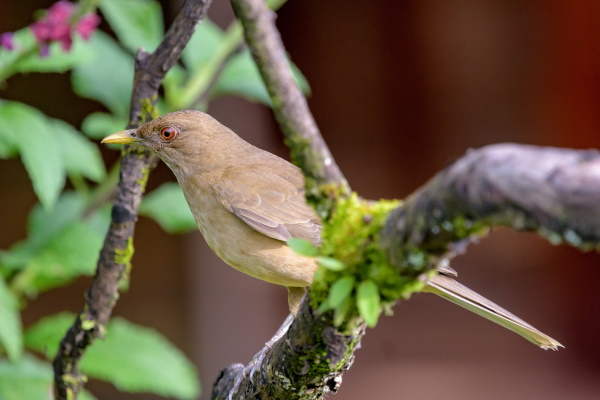
#> input picture Handling Images and Pixels/bird.jpg, 600 x 400 px
$ python EdgDetection_Kernel.py
#> lines starting #> are read from the running program, lines starting #| are printed output that depends on the picture
import numpy as np
import cv2

original_image = cv2.imread('bird.jpg', cv2.IMREAD_COLOR)
#> original_image is the input picture: shape (400, 600, 3); mean B, G, R 66.5, 91.5, 103.6

# firstly we have to convert the image into grayscale
# opencv handles BGR instead of RGB
gray_image = cv2.cvtColor(original_image, cv2.COLOR_BGR2GRAY)
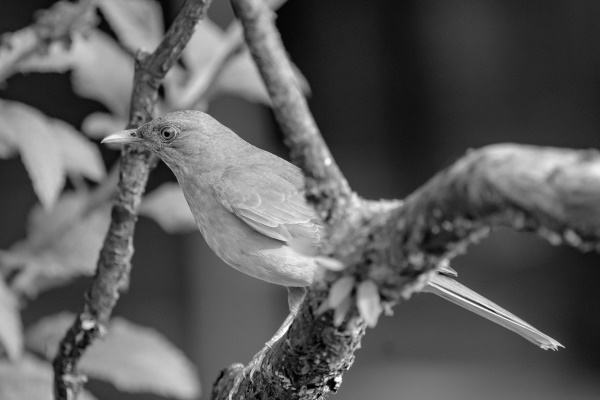
#> gray_image: shape (400, 600); min 0, max 255, mean 92.2

# Laplacian Kernel for edge detection
# So instead of this
# kernel = np.array([[0, 1, 0],[1, -4, 1],[0, 1, 0]])
# result_image = cv2.filter2D(gray_image, -1, kernel)

# We can use the laplacian kernel to detect edges
result_image = cv2.Laplacian(gray_image, -1)
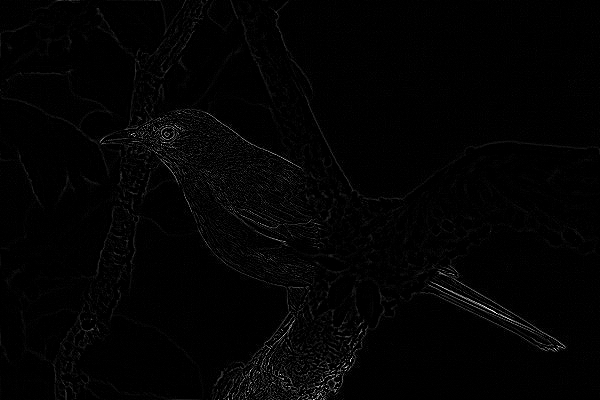
#> result_image: shape (400, 600); min 0, max 255, mean 3.2

cv2.imshow('Original Image', original_image)
cv2.imshow('Gray image', gray_image)
cv2.imshow('Result image', result_image)
cv2.waitKey(0)
cv2.destroyAllWindows()
